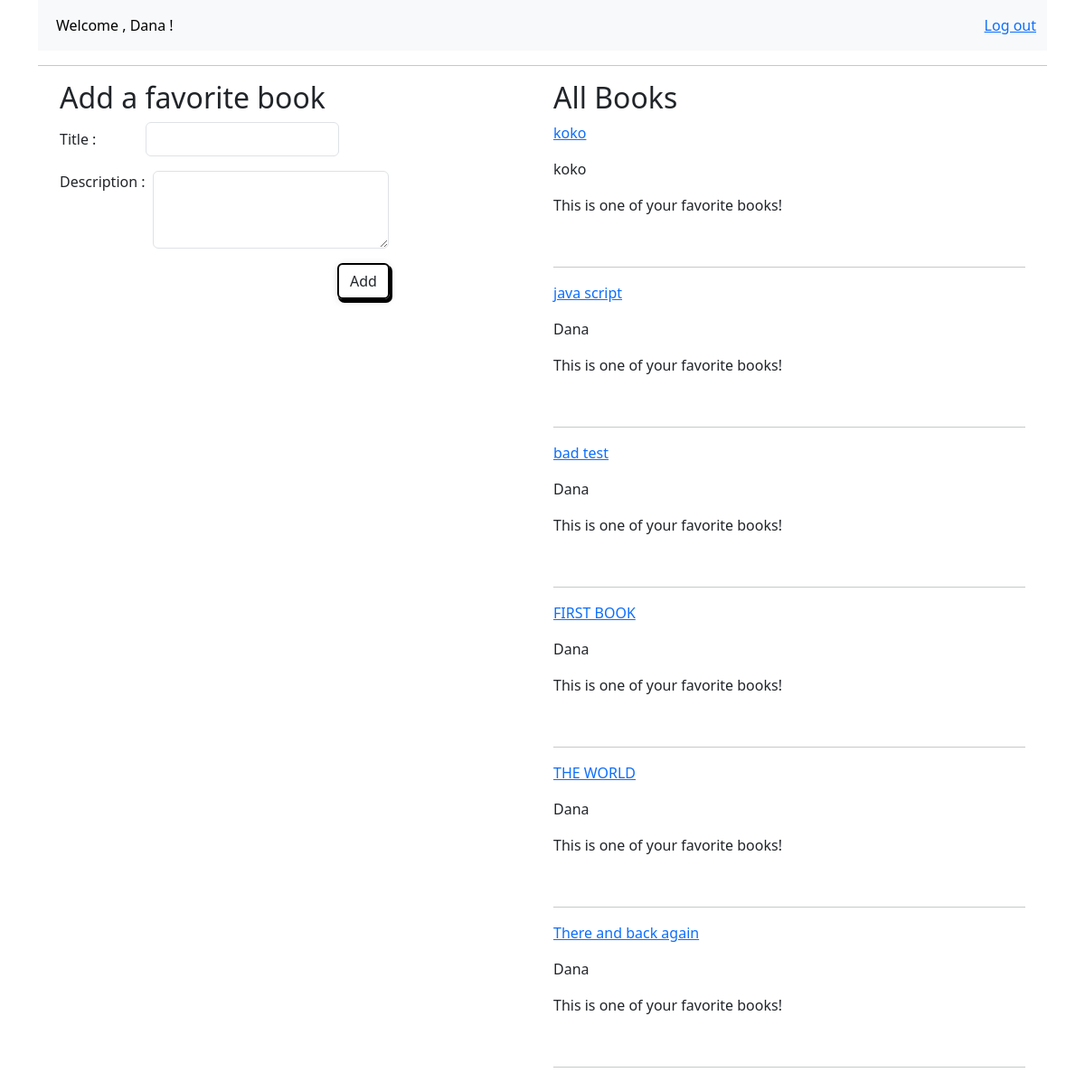
/home (signed in), run on the app's committed database.
### app1/models.py (models this page shows, shortened)
class Books(models.Model):
    uploaded_by = models.ForeignKey('Users', on_delete=models.CASCADE)
    title= models.CharField(max_length=255)
    description=models.TextField()
    created_at = models.DateTimeField(auto_now=True)
    updated_at = models.DateTimeField(auto_now_add=True)
    objects = BooksManger()

class Users(models.Model):
    first_name = models.CharField(max_length=255)
    last_name = models.CharField(max_length=255)
    email= models.EmailField(unique=True)
    password = models.CharField(max_length=128)
    created_at = models.DateTimeField(auto_now=True)
    updated_at = models.DateTimeField(auto_now_add=True)
    favorite_books = models.ManyToManyField(Books)
    objects = UsersManger()

### app1/views.py (the view)
# urls.py: 2. Add a URL to urlpatterns:  path('', views.home, name='home')
def home(request):
    user_id = request.session.get('user_id')
    if not user_id:
        return redirect('app1:registration')
    all_books = Books.objects.all().order_by('-updated_at')
    current_user = Users.objects.get(id=user_id)
    context = {
        'books' : all_books,
        'user': current_user
    }
    return render(request, "home.html", context)

### app1/templates/home.html (shortened to what this page needs)
{% extends './base.html' %}
{% block content %}
<link rel="stylesheet" href="../static/btnstyle.css">
<div class="container text-left mt-6">
  <div class=" row ">
<div class="col-lg-6">
  <div class=" ">
  <h2>Add a favorite book</h2>
  <form class="add_Form" action="{% url 'app1:add_book' %}" method="POST" >
  <div class="d-flex align-items-center gap-2 mb-3">
    <label for="title" class="col-sm-2 col-form-label">Title : </label>
    <div style="flex: 1.4" class="col-sm-4">
      <input required type="text" name="title" class="form-control w-50" id="title">
    </div>
  </div>
  <div class="form-group d-flex">
    <label for="exampleFormControlTextarea1" class="me-2">Description : </label>
    <textarea class="form-control w-50 " name="description" id="exampleFormControlTextarea1" rows="3"></textarea>
  </div>
  <div class="submit-btn d-flex justify-content-center ">
    <button style="width: fit-content;
            box-shadow: 2px 3px 0px 1px rgba(0, 0, 0, 1)
            , 0 2px 10px 0 rgba(0, 0, 0, 0.12);
            border: 2px solid black;" type="submit" class="btn btn-outline-dark btn-shadow mt-3"> Add</button>
</form>
</div>
</div>
</div>
<div class="col-lg-6">
<div class="right_side">
  <h2>All Books</h2>
    {% for book in books %}
    <p><a  style="text-decoration: underline;" class="link text-primary" href="{% url 'app1:book' pk=book.pk %}">{{book.title}}</a></p>
    <p>{{book.uploaded_by.first_name}}</p>
    {% if book in user.favorite_books.all %}
    <p>This is one of your favorite books!</p>
    {% else %}
    <a style="text-decoration: underline;" href="{% url 'app1:add_to_favorite' pk=book.pk %}">Add to Favorites</a>
    {% endif %}
    <br>
    <hr>
    {% endfor %}
  </div>
</div>
</div>
</div>
{% endblock content %}

### app1/static/btnstyle.css (style rules this page uses)
.btn-shadow { box-shadow: 2px 3px 0px 1px rgba(0, 0, 0, 1), 0 2px 10px 0 rgba(0, 0, 0, 0.12); border: 2px solid black; }
.submit-btn button { margin-left: 150px; }

### data on the page
Books: title "koko", uploaded_by.first_name "koko", shows "This is one of your favorite books!"
Books: title "java script", uploaded_by.first_name "Dana", shows "This is one of your favorite books!"
Books: title "bad test", uploaded_by.first_name "Dana", shows "This is one of your favorite books!"
Books: title "FIRST BOOK", uploaded_by.first_name "Dana", shows "This is one of your favorite books!"
Books: title "THE WORLD", uploaded_by.first_name "Dana", shows "This is one of your favorite books!"
Books: title "There and back again", uploaded_by.first_name "Dana", shows "This is one of your favorite books!"

### other printed values
{{ request.session.first_name }} "Dana"
